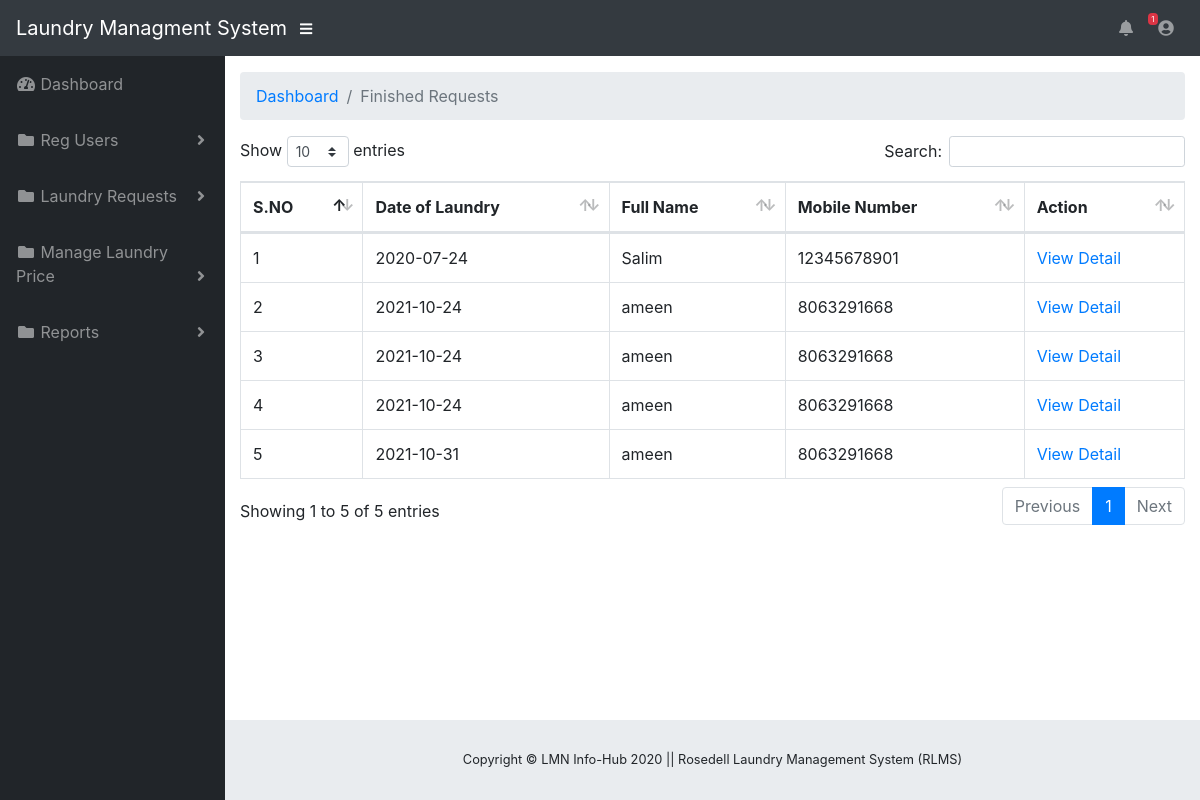
The page /admin/finish-request.php (signed in) on the database its author committed.
### tables this page shows
CREATE TABLE `tbllaundryreq` (
  `ID` int(10) NOT NULL,
  `UserID` int(11) DEFAULT NULL,
  `DateofLaundry` date DEFAULT NULL,
  `TopWear` varchar(120) DEFAULT NULL,
  `BootomWear` varchar(120) DEFAULT NULL,
  `Kaftan` varchar(120) DEFAULT NULL,
  `WoolenCloth` varchar(120) DEFAULT NULL,
  `Other` varchar(120) DEFAULT NULL,
  `Service` varchar(120) DEFAULT NULL,
  `PickupAddress` varchar(250) DEFAULT NULL,
  `ContactPerson` varchar(120) DEFAULT NULL,
  `Description` varchar(120) DEFAULT NULL,
  `Status` varchar(5) NOT NULL,
  `Othercharges` bigint(20) DEFAULT NULL,
  `postingDate` timestamp NULL DEFAULT current_timestamp()
);

CREATE TABLE `tbluser` (
  `Id` int(11) NOT NULL,
  `FullName` varchar(120) DEFAULT NULL,
  `Email` varchar(120) DEFAULT NULL,
  `MobileNumber` bigint(15) DEFAULT NULL,
  `Password` varchar(120) NOT NULL,
  `regDate` timestamp NULL DEFAULT current_timestamp()
);

### admin/finish-request.php (the view, shortened to what this page needs)
<?php
include('include/dbconnection.php');
if (strlen($_SESSION['ldaid']==0)) {
  header('location:logout.php');
  } else{
  ?>
<!DOCTYPE html>
<html lang="en">
<head>
  <link href="vendor/fontawesome-free/css/all.min.css" rel="stylesheet" type="text/css">
  <link href="vendor/datatables/dataTables.bootstrap4.css" rel="stylesheet">
  <link href="css/sb-admin.css" rel="stylesheet">
</head>
<body id="page-top">
<?php include('include/header.php');?>
  <div id="wrapper">
    <?php include('include/sidebar.php');?>
    <div id="content-wrapper">
      <div class="container-fluid">
        <ol class="breadcrumb">
          <li class="breadcrumb-item">
            <a href="dashboard.php">Dashboard</a>
          </li>
          <li class="breadcrumb-item active">Finished Requests</li>
        </ol>
<table class="table table-bordered" id="dataTable" width="100%" cellspacing="0">
 <thead>
                <tr>
                  <th>S.NO</th>
                  <th>Date of Laundry</th>
                  <th>Full Name</th>
              <th>Mobile Number</th>
                   <th>Action</th>
                </tr>
              </thead>
               <?php
$ret=mysqli_query($con,"select tbllaundryreq.DateofLaundry,tbllaundryreq.ID, tbluser.FullName,tbluser.MobileNumber from  tbllaundryreq inner join tbluser on tbluser.ID=tbllaundryreq.UserId where tbllaundryreq.Status='3'");
$cnt=1;
while ($row=mysqli_fetch_array($ret)) {
?>
                <tr>
                  <td><?php echo $cnt;?></td>
              <td><?php  echo $row['DateofLaundry'];?></td>
                  <td><?php  echo $row['FullName'];?></td>
                  <td><?php  echo $row['MobileNumber'];?></td>
                  <td><a href="view-finishrequest.php?editid=<?php echo $row['ID'];?>">View Detail</a>
                </tr>
                <?php
$cnt=$cnt+1;
}?>
</table>
      </div>
      <?php include('include/footer.php');?>
    </div>
  </div>
</body>
</html>
<?php }  ?>

### admin/include/header.php (shortened to what this page needs)
 <nav class="navbar navbar-expand navbar-dark bg-dark static-top">
    <a class="navbar-brand mr-1" href="dashboard.php">Laundry Managment System</a>
    <button class="btn btn-link btn-sm text-white order-1 order-sm-0" id="sidebarToggle" href="#">
      <i class="fas fa-bars"></i>
    </button>
<ul class="navbar-nav ml-auto ml-md-0">
   <li class="nav-item dropdown no-arrow mx-1">
        <a class="nav-link dropdown-toggle" href="#" id="alertsDropdown" role="button" data-toggle="dropdown" aria-haspopup="true" aria-expanded="false">
          <i class="fas fa-bell fa-fw"></i>
                    <?php
$ret1=mysqli_query($con,"select tbluser.FullName,tbllaundryreq.ID from tbllaundryreq join tbluser on tbluser.id=tbllaundryreq.UserID where tbllaundryreq.Status='0'");
$num=mysqli_num_rows($ret1);
?>
          <span class="badge badge-danger"><?php echo $num;?></span>
        </a>
      </li>
      <li class="nav-item dropdown no-arrow">
        <a class="nav-link dropdown-toggle" href="#" id="userDropdown" role="button" data-toggle="dropdown" aria-haspopup="true" aria-expanded="false">
          <i class="fas fa-user-circle fa-fw"></i>
        </a>
      </li>
    </ul>
  </nav>

### admin/include/sidebar.php (shortened to what this page needs)
<ul class="sidebar navbar-nav">
      <li class="nav-item">
        <a class="nav-link" href="dashboard.php">
          <i class="fas fa-fw fa-tachometer-alt"></i>
          <span>Dashboard</span>
        </a>
      </li>
      <li class="nav-item dropdown">
        <a class="nav-link dropdown-toggle" href="#" id="pagesDropdown" role="button" data-toggle="dropdown" aria-haspopup="true" aria-expanded="false">
          <i class="fas fa-fw fa-folder"></i>
          <span>Reg Users</span>
        </a>
      </li>
      <li class="nav-item dropdown">
        <a class="nav-link dropdown-toggle" href="#" id="pagesDropdown" role="button" data-toggle="dropdown" aria-haspopup="true" aria-expanded="false">
          <i class="fas fa-fw fa-folder"></i>
          <span>Laundry Requests</span>
        </a>
      </li>
       <li class="nav-item dropdown">
        <a class="nav-link dropdown-toggle" href="#" id="pagesDropdown" role="button" data-toggle="dropdown" aria-haspopup="true" aria-expanded="false">
          <i class="fas fa-fw fa-folder"></i>
          <span>Manage Laundry Price</span>
        </a>
      </li>
      <li class="nav-item dropdown">
        <a class="nav-link dropdown-toggle" href="#" id="pagesDropdown" role="button" data-toggle="dropdown" aria-haspopup="true" aria-expanded="false">
          <i class="fas fa-fw fa-folder"></i>
          <span>Reports</span>
        </a>
      </li>
    </ul>

### admin/include/footer.php
<footer class="sticky-footer">
       <div class="container my-auto">
         <div class="copyright text-center my-auto">
           <span>Copyright © LMN Info-Hub 2020 || Rosedell Laundry Management System (RLMS)</span>
         </div>
       </div>
     </footer>

### rows shown on the page
tbllaundryreq: DateofLaundry "2020-07-24", UserID.FullName "Salim", UserID.MobileNumber "12345678901"
tbllaundryreq: DateofLaundry "2021-10-24", UserID.FullName "ameen", UserID.MobileNumber "8063291668"
tbllaundryreq: DateofLaundry "2021-10-24", UserID.FullName "ameen", UserID.MobileNumber "8063291668"
tbllaundryreq: DateofLaundry "2021-10-24", UserID.FullName "ameen", UserID.MobileNumber "8063291668"
tbllaundryreq: DateofLaundry "2021-10-31", UserID.FullName "ameen", UserID.MobileNumber "8063291668"

### other values the page prints
$num "1"
